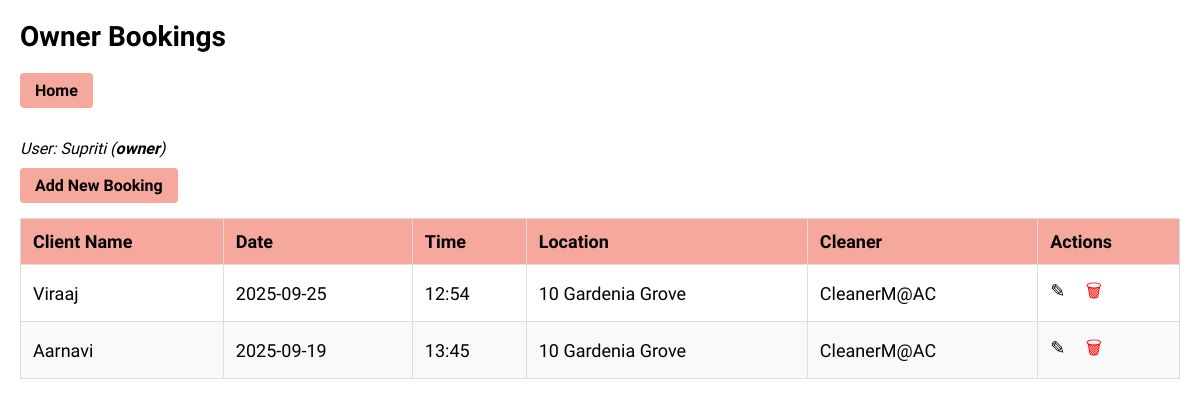
/owner/bookings (signed in), run on the app's committed database.
### tables this page shows
CREATE TABLE bookings (
                id INTEGER PRIMARY KEY AUTOINCREMENT,
                client_name TEXT,
                date TEXT,
                time TEXT,
                location TEXT,
                cleaner TEXT
            );

### app.py (the view)
@app.route('/owner/bookings')
def owner_bookings():
    if session.get('role') != 'owner':
        return redirect(url_for('home'))
    conn = get_db()
    c = conn.cursor()
    c.execute("SELECT * FROM bookings")
    all_bookings = c.fetchall()
    return render_template('owner_bookings.html', bookings=all_bookings, username=session['username'], role=session['role'])

### app.py (called while the page is built)
def get_db():
    if '_database' not in g:
        g._database = sqlite3.connect(DATABASE, check_same_thread=False)
    return g._database

@app.teardown_appcontext
def close_connection(exception):
    db = g.pop('_database', None)
    if db is not None:
        db.close()

### templates/owner_bookings.html (shortened to what this page needs)
<!DOCTYPE html>
<html lang="en">
<head>
</head>
<body>
    <h1>Owner Bookings</h1>
    <a href="{{ url_for('owner_dashboard') }}" class="dashboard-btn" style="display:inline-block; margin-bottom: 15px; padding: 8px 15px; background-color: #f7a89c; color: black; text-decoration: none; border-radius: 4px; font-weight: bold;">Home</a>
    <p class="username">User: {{ username }} (<span class="role">{{ role }}</span>)</p>
    <a href="{{ url_for('add_booking') }}" class="add-booking-btn">Add New Booking</a>
    <table>
        <thead>
            <tr>
                <th>Client Name</th>
                <th>Date</th>
                <th>Time</th>
                <th>Location</th>
                <th>Cleaner</th>
                <th>Actions</th>
            </tr>
        </thead>
        <tbody>
            {% for booking in bookings %}
            <tr>
                <td>{{ booking[1] }}</td>
                <td>{{ booking[2] }}</td>
                <td>{{ booking[3] }}</td>
                <td>{{ booking[4] }}</td>
                <td>{{ booking[5] }}</td>
                <td>
                    <a href="{{ url_for('edit_booking', booking_id=booking[0]) }}" title="Edit Booking" style="margin-right: 10px;">&#9998;</a>
                    <form action="{{ url_for('delete_booking', booking_id=booking[0]) }}" method="POST" style="display:inline;">
                        <button type="submit" title="Delete Booking" class="delete-btn">&#128465;</button>
                    </form>
                </td>
            </tr>
            {% else %}
            <tr>
                <td colspan="6">No bookings found.</td>
            </tr>
            {% endfor %}
        </tbody>
    </table>
</body>
</html>

### templates/owner_bookings.html (style rules this page uses)
body { font-family: 'Italiana', serif; background-color: white; color: black; margin: 20px; }
h1 { font-size: 28px; margin-bottom: 20px; }
table { width: 100%; border-collapse: collapse; font-size: 18px; }
th, td { border: 1px solid #ddd; padding: 12px; text-align: left; }
th { background-color: #f7a89c; }
tr:nth-child(even) { background-color: #f9f9f9; }
.username { margin-bottom: 10px; font-style: italic; }
.role { font-weight: bold; }
a { color: black; text-decoration: none; }
.add-booking-btn { display: inline-block; margin-bottom: 15px; padding: 8px 15px; background-color: #f7a89c; color: black; text-decoration: none; border-radius: 4px; font-weight: bold; }
form { display: inline; }
button.delete-btn { background: none; border: none; color: red; cursor: pointer; font-size: 18px; }

### data on the page
bookings: client_name "Viraaj", date "2025-09-25", time "12:54", location "10 Gardenia Grove", cleaner "CleanerM@AC"
bookings: client_name "Aarnavi", date "2025-09-19", time "13:45", location "10 Gardenia Grove", cleaner "CleanerM@AC"

### other printed values
{{ username }} "Supriti"
{{ role }} "owner"
